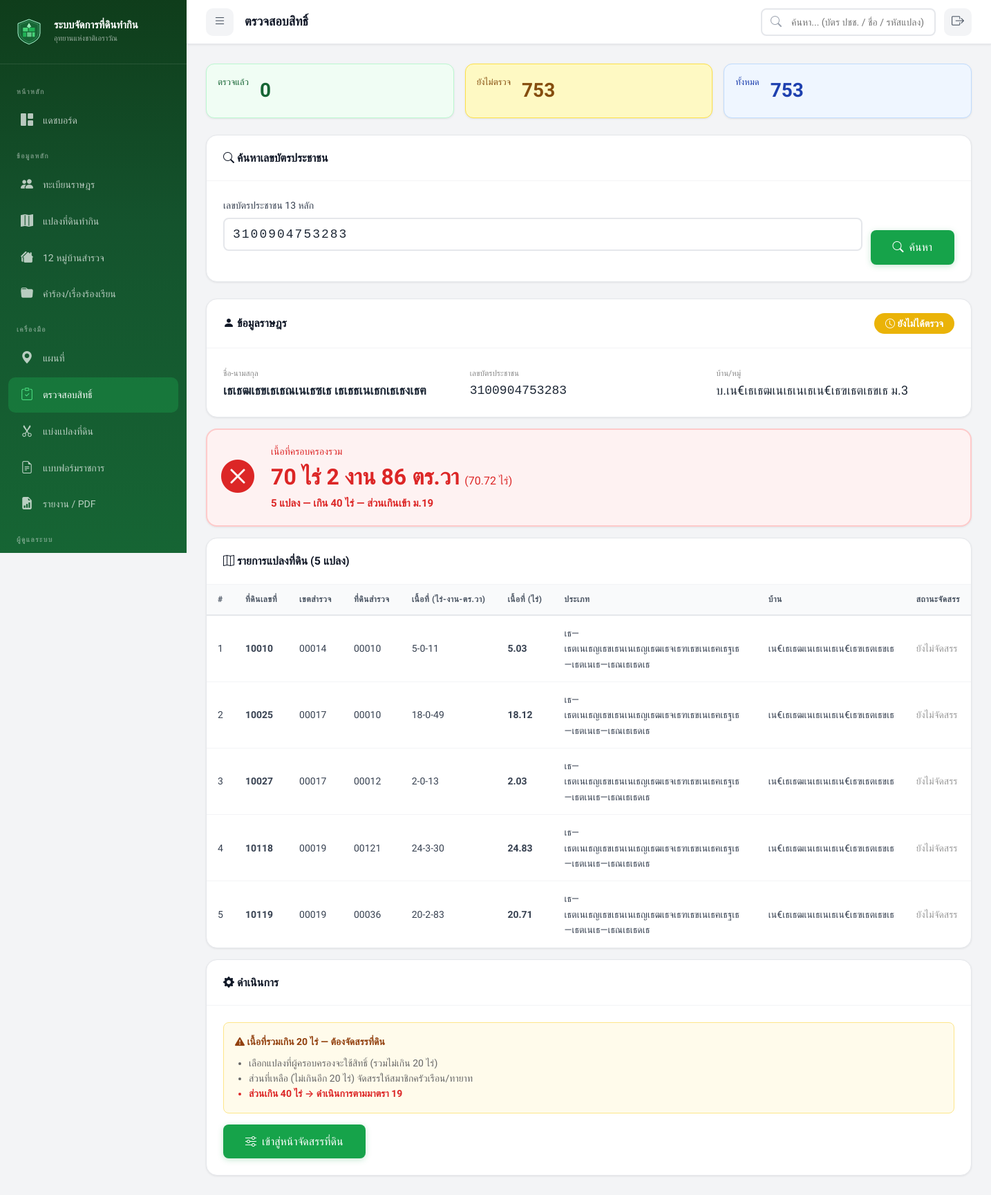
The page /index.php?page=verification&id_card=3100904753283 (signed in) on the database its author committed.
### tables this page shows
CREATE TABLE `villagers` (
  `villager_id` int(11) NOT NULL AUTO_INCREMENT,
  `id_card_number` varchar(13) NOT NULL,
  `prefix` varchar(20) DEFAULT NULL,
  `first_name` varchar(100) NOT NULL,
  `last_name` varchar(100) NOT NULL,
  `birth_date` date DEFAULT NULL,
  `phone` varchar(15) DEFAULT NULL,
  `address` text DEFAULT NULL,
  `village_no` varchar(10) DEFAULT NULL,
  `village_name` varchar(100) DEFAULT NULL,
  `sub_district` varchar(100) DEFAULT NULL,
  `district` varchar(100) DEFAULT NULL,
  `province` varchar(100) DEFAULT NULL,
  `photo_path` varchar(500) DEFAULT NULL,
  `notes` text DEFAULT NULL,
  `qualification_status` enum('pending','passed','failed') DEFAULT 'pending',
  `qual_thai_nationality` tinyint(1) DEFAULT 1,
  `qual_continuous_residence` tinyint(1) DEFAULT 1,
  `qual_no_other_land` tinyint(1) DEFAULT 1,
  `qual_no_court_order` tinyint(1) DEFAULT 1,
  `qual_no_forest_crime` tinyint(1) DEFAULT 1,
  `qual_no_revoked_rights` tinyint(1) DEFAULT 1,
  `qualification_date` date DEFAULT NULL,
  `qualification_notes` text DEFAULT NULL,
  `created_by` int(11) DEFAULT NULL,
  `created_at` datetime DEFAULT current_timestamp(),
  `updated_at` datetime DEFAULT current_timestamp() ON UPDATE current_timestamp(),
  `verification_status` enum('pending','verified') DEFAULT 'pending',
  `verified_at` datetime DEFAULT NULL,
  `verified_by` int(11) DEFAULT NULL,
  PRIMARY KEY (`villager_id`),
  UNIQUE KEY `id_card_number` (`id_card_number`),
  KEY `created_by` (`created_by`),
  KEY `idx_id_card` (`id_card_number`),
  KEY `idx_name` (`first_name`,`last_name`),
  KEY `idx_village` (`village_name`),
  CONSTRAINT `villagers_ibfk_1` FOREIGN KEY (`created_by`) REFERENCES `users` (`user_id`) ON DELETE SET NULL
);

CREATE TABLE `land_plots` (
  `plot_id` int(11) NOT NULL AUTO_INCREMENT,
  `parent_plot_id` int(11) DEFAULT NULL,
  `allocation_type` varchar(20) DEFAULT NULL,
  `plot_code` varchar(50) NOT NULL,
  `villager_id` int(11) NOT NULL,
  `park_name` varchar(100) DEFAULT NULL,
  `zone` varchar(50) DEFAULT NULL,
  `area_rai` decimal(10,2) DEFAULT 0.00,
  `area_ngan` decimal(10,2) DEFAULT 0.00,
  `area_sqwa` decimal(10,2) DEFAULT 0.00,
  `land_use_type` enum('agriculture','residential','garden','livestock','mixed','other') DEFAULT 'agriculture',
  `crop_type` varchar(200) DEFAULT NULL,
  `latitude` decimal(10,7) DEFAULT NULL,
  `longitude` decimal(10,7) DEFAULT NULL,
  `polygon_coords` longtext DEFAULT NULL CHECK (json_valid(`polygon_coords`)),
  `occupation_since` year(4) DEFAULT NULL,
  `has_document` tinyint(1) DEFAULT 0,
  `document_type` varchar(50) DEFAULT NULL,
  `status` enum('surveyed','pending_review','temporary_permit','must_relocate','disputed') DEFAULT 'pending_review',
  `survey_date` date DEFAULT NULL,
  `surveyed_by` int(11) DEFAULT NULL,
  `plot_image_path` varchar(500) DEFAULT NULL,
  `notes` text DEFAULT NULL,
  `remark_risk` enum('not_risky','risky','risky_case','not_risky_case') DEFAULT 'not_risky',
  `watershed_class` varchar(20) DEFAULT NULL,
  `created_at` datetime DEFAULT current_timestamp(),
  `updated_at` datetime DEFAULT current_timestamp() ON UPDATE current_timestamp(),
  `code_dnp` varchar(10) DEFAULT NULL COMMENT 'เธฃเธซเธฑเธชเธเนเธฒเธญเธเธธเธฃเธฑเธเธฉเน',
  `apar_code` varchar(20) DEFAULT NULL COMMENT 'เธฃเธซเธฑเธชเนเธเธฅเธเธ—เธตเนเธเธฃเธดเธซเธฒเธฃเนเธฅเนเธง',
  `apar_no` varchar(10) DEFAULT NULL COMMENT 'เธซเธกเธฒเธขเน€เธฅเธเน€เธเธ•เนเธเธฃเธเธเธฒเธฃเธฏ',
  `num_apar` varchar(20) DEFAULT NULL COMMENT 'เธ—เธตเนเธ”เธดเธเน€เธฅเธเธ—เธตเน',
  `spar_code` varchar(20) DEFAULT NULL COMMENT 'เธฃเธซเธฑเธชเธ—เธตเนเธ”เธดเธเธชเธณเธฃเธงเธ',
  `ban_e` varchar(10) DEFAULT NULL COMMENT 'เธเธทเนเธญเธขเนเธญเธซเธกเธนเนเธเนเธฒเธเธ เธฒเธฉเธฒเธญเธฑเธเธเธคเธฉ (3 เธ•เธฑเธงเธญเธฑเธเธฉเธฃ)',
  `perimeter` decimal(10,3) DEFAULT NULL COMMENT 'เธฃเธฐเธขเธฐเธฃเธญเธเนเธเธฅเธ (เน€เธกเธ•เธฃ)',
  `ban_type` tinyint(4) DEFAULT NULL COMMENT 'เธฅเธฑเธเธฉเธ“เธฐเธซเธกเธนเนเธเนเธฒเธ (1=เนเธเน€เธเธ•, 2=เธเธญเธเน€เธเธ•เธ—เธณเธเธดเธเนเธ, 3=เธเธฒเธเน€เธเธตเนเธขเธง)',
  `num_spar` varchar(50) DEFAULT NULL COMMENT 'เน€เธฅเธเธ—เธตเนเนเธเธฅเธเธชเธณเธฃเธงเธ',
  `spar_no` varchar(10) DEFAULT NULL COMMENT 'เธฅเธณเธ”เธฑเธเธชเธณเธฃเธงเธ',
  `par_ban` varchar(50) DEFAULT NULL COMMENT 'เธเธทเนเธญเธเนเธฒเธ (เธ—เธตเนเธ•เธฑเนเธเนเธเธฅเธ)',
  `par_moo` varchar(5) DEFAULT NULL COMMENT 'เธซเธกเน (เนเธเธฅเธ)',
  `par_tam` varchar(50) DEFAULT NULL COMMENT 'เธ•เธณเธเธฅ (เนเธเธฅเธ)',
  `par_amp` varchar(50) DEFAULT NULL COMMENT 'เธญเธณเน€เธ เธญ (เนเธเธฅเธ)',
  `par_prov` varchar(50) DEFAULT NULL COMMENT 'เธเธฑเธเธซเธงเธฑเธ” (เนเธเธฅเธ)',
  `ptype` varchar(100) DEFAULT NULL COMMENT 'เธเธฃเธฐเน€เธ เธ—เธ—เธตเนเธ”เธดเธ',
  `target_fid` int(11) DEFAULT NULL COMMENT 'TARGET_FID เธญเนเธฒเธเธญเธดเธ Shapefile',
  `data_issues` text DEFAULT NULL COMMENT 'เธเธฑเธซเธฒเธเนเธญเธกเธฅเธ—เธตเนเธเธเธเธฒเธเธเธฒเธฃเธ•เธฃเธงเธเธชเธญเธ',
  PRIMARY KEY (`plot_id`),
  UNIQUE KEY `plot_code` (`plot_code`),
  KEY `surveyed_by` (`surveyed_by`),
  KEY `idx_plot_code` (`plot_code`),
  KEY `idx_villager` (`villager_id`),
  KEY `idx_status` (`status`),
  KEY `idx_coords` (`latitude`,`longitude`),
  KEY `idx_park` (`park_name`),
  KEY `idx_zone` (`zone`),
  KEY `idx_parent_plot` (`parent_plot_id`),
  CONSTRAINT `land_plots_ibfk_1` FOREIGN KEY (`villager_id`) REFERENCES `villagers` (`villager_id`) ON DELETE CASCADE,
  CONSTRAINT `land_plots_ibfk_2` FOREIGN KEY (`surveyed_by`) REFERENCES `users` (`user_id`) ON DELETE SET NULL
);

### views/verification/index.php (the view, shortened to what the rows shown need)
<?php
require_once __DIR__ . '/../../controllers/VerificationController.php';
$searchResult = null;
$searchIdCard = $_GET['id_card'] ?? '';
if ($searchIdCard) {
    $searchResult = VerificationController::searchByIdCard($searchIdCard);
}
?>
<?php if ($searchIdCard && !$searchResult): ?>
    <div class="card" style="border:2px solid #fca5a5;">
        <div class="card-body" style="text-align:center; padding:40px;">
            <i class="bi bi-person-x" style="font-size:48px; color:#dc2626;"></i>
            <h3 style="margin-top:12px; color:#dc2626;">ไม่พบข้อมูลราษฎร</h3>
            <p style="color:#666;">เลขบัตรประชาชน <strong style="font-family:monospace;"><?= htmlspecialchars($searchIdCard) ?></strong> ไม่มีในฐานข้อมูล</p>
        </div>
    </div>
<?php elseif ($searchResult): ?>
    <?php
    $v = $searchResult;
    $plots = $v['plots'];
    $area = $v['area_summary'];
    $fullName = ($v['prefix'] ?? '') . ($v['first_name'] ?? '') . ' ' . ($v['last_name'] ?? '');
    $isVerified = ($v['verification_status'] ?? 'pending') === 'verified';
    $parBan = $plots[0]['par_ban'] ?? '-';
    $parMoo = $plots[0]['par_moo'] ?? '-';
    ?>
    <div class="card" style="margin-bottom:16px; <?= $isVerified ? 'border:2px solid #22c55e;' : '' ?>">
        <div class="card-header" style="display:flex; justify-content:space-between; align-items:center;">
            <h3><i class="bi bi-person-fill"></i> ข้อมูลราษฎร</h3>
            <?php if ($isVerified): ?>
                <span style="background:#22c55e; color:#fff; padding:4px 16px; border-radius:20px; font-weight:600;">
                    <i class="bi bi-check-circle"></i> ตรวจสอบแล้ว
                </span>
            <?php else: ?>
                <span style="background:#eab308; color:#fff; padding:4px 16px; border-radius:20px; font-weight:600;">
                    <i class="bi bi-clock"></i> ยังไม่ได้ตรวจ
                </span>
            <?php endif; ?>
        </div>
        <div class="card-body">
            <div style="display:grid; grid-template-columns: 1fr 1fr 1fr; gap:12px;">
                <div>
                    <small style="color:#888;">ชื่อ-นามสกุล</small>
                    <div style="font-size:18px; font-weight:600;"><?= htmlspecialchars($fullName) ?></div>
                </div>
                <div>
                    <small style="color:#888;">เลขบัตรประชาชน</small>
                    <div style="font-size:18px; font-family:monospace;"><?= htmlspecialchars($v['id_card_number']) ?></div>
                </div>
                <div>
                    <small style="color:#888;">บ้าน/หมู่</small>
                    <div style="font-size:18px;">บ.<?= htmlspecialchars($parBan) ?> ม.<?= htmlspecialchars($parMoo) ?></div>
                </div>
            </div>
        </div>
    </div>
    <?php
    $statusColor = match($area['status']) {
        'within_20' => '#166534',
        'over_20' => '#b45309',
        'over_40' => '#dc2626',
    };
    $statusBg = match($area['status']) {
        'within_20' => '#f0fdf4',
        'over_20' => '#fffbeb',
        'over_40' => '#fef2f2',
    };
    $statusBorder = match($area['status']) {
        'within_20' => '#bbf7d0',
        'over_20' => '#fde68a',
        'over_40' => '#fecaca',
    };
    $statusIcon = match($area['status']) {
        'within_20' => 'bi-check-circle-fill',
        'over_20' => 'bi-exclamation-triangle-fill',
        'over_40' => 'bi-x-circle-fill',
    };
    ?>
    <div class="card" style="margin-bottom:16px; background:<?= $statusBg ?>; border:2px solid <?= $statusBorder ?>;">
        <div class="card-body" style="display:flex; align-items:center; gap:24px; padding:20px;">
            <i class="bi <?= $statusIcon ?>" style="font-size:48px; color:<?= $statusColor ?>;"></i>
            <div style="flex:1;">
                <div style="font-size:14px; color:<?= $statusColor ?>;">เนื้อที่ครอบครองรวม</div>
                <div style="font-size:32px; font-weight:700; color:<?= $statusColor ?>;">
                    <?= $area['rai'] ?> ไร่ <?= $area['ngan'] ?> งาน <?= $area['sqwa'] ?> ตร.วา
                    <small style="font-size:16px; font-weight:400;">(<?= number_format($area['total_in_rai'], 2) ?> ไร่)</small>
                </div>
                <div style="font-size:15px; color:<?= $statusColor ?>; font-weight:600;">
                    <?= $area['plot_count'] ?> แปลง — <?= $area['status_label'] ?>
                </div>
            </div>
        </div>
    </div>
    <div class="card" style="margin-bottom:16px;">
        <div class="card-header">
            <h3><i class="bi bi-map"></i> รายการแปลงที่ดิน (<?= count($plots) ?> แปลง)</h3>
        </div>
        <div class="card-body" style="padding:0;">
            <table class="data-table" style="width:100%;">
                <thead>
                    <tr>
                        <th>#</th>
                        <th>ที่ดินเลขที่</th>
                        <th>เขตสำรวจ</th>
                        <th>ที่ดินสำรวจ</th>
                        <th>เนื้อที่ (ไร่-งาน-ตร.วา)</th>
                        <th>เนื้อที่ (ไร่)</th>
                        <th>ประเภท</th>
                        <th>บ้าน</th>
                        <th>สถานะจัดสรร</th>
                    </tr>
                </thead>
                <tbody>
                    <?php foreach ($plots as $i => $p): ?>
                        <?php $plotRai = VerificationController::toRai((int)$p['area_rai'], (int)$p['area_ngan'], (int)$p['area_sqwa']); ?>
                        <tr>
                            <td><?= $i + 1 ?></td>
                            <td style="font-weight:600;"><?= htmlspecialchars($p['num_apar'] ?? '-') ?></td>
                            <td><?= htmlspecialchars($p['spar_no'] ?? '-') ?></td>
                            <td><?= htmlspecialchars($p['num_spar'] ?? '-') ?></td>
                            <td><?= (int)$p['area_rai'] ?>-<?= (int)$p['area_ngan'] ?>-<?= (int)$p['area_sqwa'] ?></td>
                            <td style="font-weight:600;"><?= number_format($plotRai, 2) ?></td>
                            <td><?= htmlspecialchars($p['ptype'] ?? '-') ?></td>
                            <td><?= htmlspecialchars($p['par_ban'] ?? '-') ?></td>
                            <td>
                                <?php
                                $atype = $p['allocation_type'] ?? 'unallocated';
                                $atypeLabel = match($atype) {
                                    'owner' => '<span style="color:#166534;">✓ ผู้ครอบครอง</span>',
                                    'heir' => '<span style="color:#2563eb;">→ ทายาท</span>',
                                    'section19' => '<span style="color:#dc2626;">ม.19</span>',
                                    default => '<span style="color:#999;">ยังไม่จัดสรร</span>',
                                };
                                echo $atypeLabel;
                                ?>
                            </td>
                        </tr>
                    <?php endforeach; ?>
                </tbody>
            </table>
        </div>
    </div>
    <?php if (!$isVerified): ?>
    <div class="card">
        <div class="card-header">
            <h3><i class="bi bi-gear-fill"></i> ดำเนินการ</h3>
        </div>
        <div class="card-body">
            <?php if ($area['status'] === 'within_20'): ?>
                <div style="background:#f0fdf4; border:1px solid #bbf7d0; border-radius:8px; padding:16px; margin-bottom:16px;">
                    <p style="color:#166534; font-weight:600; margin-bottom:8px;">
                        <i class="bi bi-check-circle-fill"></i> เนื้อที่รวมไม่เกิน 20 ไร่ — สามารถยืนยันสิทธิ์ได้ทันที
                    </p>
                    <p style="color:#666; font-size:14px;">เมื่อกดยืนยัน ระบบจะบันทึกว่าราษฎรผ่านการตรวจสอบ และสามารถพิมพ์หนังสือรับรองตนเองได้</p>
                </div>
                <form method="POST" action="index.php?page=verification&action=verify_simple" style="display:flex; gap:12px;">
                    <input type="hidden" name="csrf_token" value="<?= $_SESSION['csrf_token'] ?? '' ?>">
                    <input type="hidden" name="villager_id" value="<?= $v['villager_id'] ?>">
                    <button type="submit" class="btn btn-primary" style="padding:12px 32px; font-size:16px;">
                        <i class="bi bi-check-lg"></i> ยืนยันสิทธิ์ — ออกหนังสือรับรอง
                    </button>
                </form>
            <?php else: ?>
                <div style="background:#fffbeb; border:1px solid #fde68a; border-radius:8px; padding:16px; margin-bottom:16px;">
                    <p style="color:#92400e; font-weight:600; margin-bottom:8px;">
                        <i class="bi bi-exclamation-triangle-fill"></i>
                        เนื้อที่รวมเกิน 20 ไร่ — ต้องจัดสรรที่ดิน
                    </p>
                    <ul style="color:#666; font-size:14px; margin:0; padding-left:20px;">
                        <li>เลือกแปลงที่ผู้ครอบครองจะใช้สิทธิ์ (รวมไม่เกิน 20 ไร่)</li>
                        <li>ส่วนที่เหลือ (ไม่เกินอีก 20 ไร่) จัดสรรให้สมาชิกครัวเรือน/ทายาท</li>
                        <?php if ($area['status'] === 'over_40'): ?>
                            <li style="color:#dc2626; font-weight:600;">ส่วนเกิน 40 ไร่ → ดำเนินการตามมาตรา 19</li>
                        <?php endif; ?>
                    </ul>
                </div>
                <a href="index.php?page=verification&action=process&id=<?= $v['villager_id'] ?>"
                   class="btn btn-primary" style="padding:12px 32px; font-size:16px; text-decoration:none;">
                    <i class="bi bi-sliders"></i> เข้าสู่หน้าจัดสรรที่ดิน
                </a>
            <?php endif; ?>
        </div>
    </div>
    <?php endif; ?>
<?php endif; ?>

### rows shown on the page
villagers: fullName "เธเธฒเธขเธเธณเนเธซเธ เธเธธเนเธกเธเธงเธฅ", id_card_number "3100904753283"
land_plots: par_ban "เน€เธเธฒเนเธเนเธเน€เธฃเธตเธขเธ", par_moo "3", num_apar "10010", spar_no "00014", num_spar "00010", area_rai "5", area_ngan "0", area_sqwa "11", plotRai "5.03", ptype "เธ—เธตเนเธญเธขเธนเนเธญเธฒเธจเธฑเธขเนเธฅเธฐเธ—เธตเนเธ—เธณเธเธดเธ", allocation_type "ยังไม่จัดสรร"
land_plots: num_apar "10025", spar_no "00017", num_spar "00010", area_rai "18", area_ngan "0", area_sqwa "49", plotRai "18.12", ptype "เธ—เธตเนเธญเธขเธนเนเธญเธฒเธจเธฑเธขเนเธฅเธฐเธ—เธตเนเธ—เธณเธเธดเธ", par_ban "เน€เธเธฒเนเธเนเธเน€เธฃเธตเธขเธ", allocation_type "ยังไม่จัดสรร"
land_plots: num_apar "10027", spar_no "00017", num_spar "00012", area_rai "2", area_ngan "0", area_sqwa "13", plotRai "2.03", ptype "เธ—เธตเนเธญเธขเธนเนเธญเธฒเธจเธฑเธขเนเธฅเธฐเธ—เธตเนเธ—เธณเธเธดเธ", par_ban "เน€เธเธฒเนเธเนเธเน€เธฃเธตเธขเธ", allocation_type "ยังไม่จัดสรร"
land_plots: num_apar "10118", spar_no "00019", num_spar "00121", area_rai "24", area_ngan "3", area_sqwa "30", plotRai "24.83", ptype "เธ—เธตเนเธญเธขเธนเนเธญเธฒเธจเธฑเธขเนเธฅเธฐเธ—เธตเนเธ—เธณเธเธดเธ", par_ban "เน€เธเธฒเนเธเนเธเน€เธฃเธตเธขเธ", allocation_type "ยังไม่จัดสรร"
land_plots: num_apar "10119", spar_no "00019", num_spar "00036", area_rai "20", area_ngan "2", area_sqwa "83", plotRai "20.71", ptype "เธ—เธตเนเธญเธขเธนเนเธญเธฒเธจเธฑเธขเนเธฅเธฐเธ—เธตเนเธ—เธณเธเธดเธ", par_ban "เน€เธเธฒเนเธเนเธเน€เธฃเธตเธขเธ", allocation_type "ยังไม่จัดสรร"

### other values the page prints
APP_NAME "ระบบจัดการที่ดินทำกิน"
APP_SUBTITLE "อุทยานแห่งชาติเอราวัณ"
$pageTitle "ตรวจสอบสิทธิ์"
$stats['verified'] "0"
$stats['pending'] "753"
$stats['total'] "753"
$area['rai'] "70"
$area['ngan'] "2"
$area['sqwa'] "86"
$area['total_in_rai'] "70.72"
$area['plot_count'] "5"
$area['status_label'] "เกิน 40 ไร่ — ส่วนเกินเข้า ม.19"
count($plots) "5"
